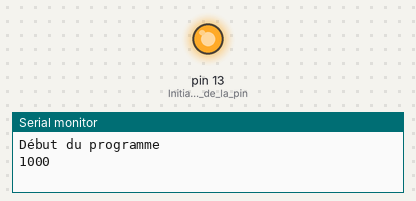
Recording of a sketch running on a simulated Arduino Uno, built with avr-gcc and run on an emulated ATmega328P. Parts: output pins drawn as LEDs (lit = HIGH), the last lines printed to the serial monitor.

Above: at 0.1 s.
At 38.1 s:
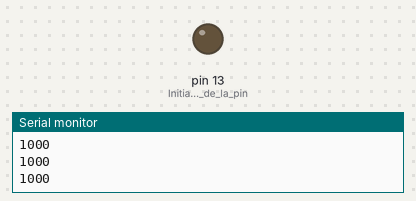
Timing chart, 0 to 40.0 s (numbered marks = the images above):
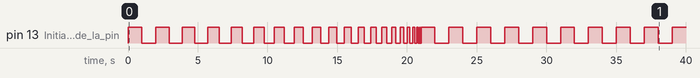

Measured:
- by itself, pin 13 (Initialisation_de_la_pin): LOW → HIGH at 0.00 s, → LOW 1.0 s later, → HIGH 1.0 s later, → LOW 0.95 s later, … (59 changes in this stretch)

The sketch:

led_01.ino
```cpp
int tempsDePause = 1000;        // Initialisation du temps de pose à 1s

void setup() {
  pinMode(13, OUTPUT);          // Initialisation de la pin 13 comme sortie
  Serial.begin(9600);           // Initialisation de la console série
  Serial.println("Début du programme");
}

void loop() {
  Serial.println(tempsDePause); // Affichage du temps de pose dans la console série
  digitalWrite(13, HIGH);       // Etat haut = led allumée
  delay(tempsDePause);          // Pause
  digitalWrite(13, LOW);        // Etat bas = led éteinte
  delay(tempsDePause);          // Pause

  tempsDePause -= 50;           // On décrémente le tempsDePause de 50 millisecondes

  if (tempsDePause < 50) {
    Serial.println("Stop");     // On se calme et on bascule en clignotement régulier
    tempsDePause = 1000;        // 1 fois par seconde
    while (true) {              // Indéfiniement
      Serial.println(tempsDePause);
      digitalWrite(13, HIGH);
      delay(tempsDePause);
      digitalWrite(13, LOW);
      delay(tempsDePause);
    }
  }
}
```
